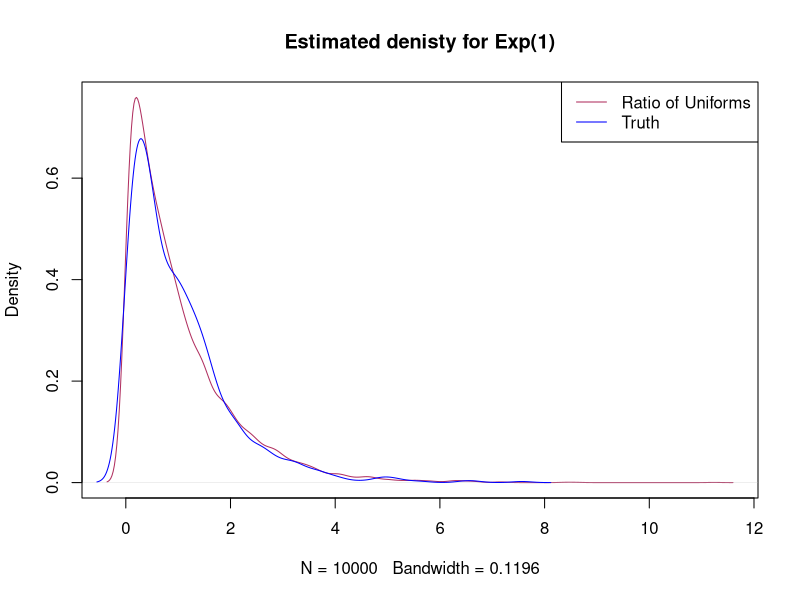

This chart was generated by the following R code:
#Ratio of Uniforms for Exp(1)

#set seed
set.seed(1)

#function to sample from the rectangle
draws.rectangle <- function(a,b,c)
{
  u <- runif(1, min = 0, max = a)
  v <- runif(1, min = b, max = c)
  return(c(u,v))
}

#square root of f function
sqrt.f <- function(x)
{
  exp(-x/2)
}

#rectangle 
a <- 1
b <- 0
c <- 2 * exp(-1)

#true probability of acceptance
prob.accept <- 1/(2*a*(c-b))

#number of samples
N <- 10000
sample <- vector("numeric", length = N)

i <- 1
counter <- 0
while(i<=N)
{
  counter <- counter + 1
  proposal <- draws.rectangle(a = a, b = b, c = c)
  frac.v.u <- proposal[2]/proposal[1]
  if(proposal[1] < sqrt.f(frac.v.u))
  {
    sample[i] <- frac.v.u
    i = i+1
  }
}

#check the density
plot(density(sample), main = "Estimated denisty for Exp(1)", col = "maroon")
lines(density(rexp(1000, 1)), col = "blue")
legend("topright", col = c("maroon", "blue"), lty = 1, legend = c("Ratio of Uniforms", "Truth"))

#check the probability of acceptance
#true probability
prob.accept
#fraction of acceptances
N/counter
